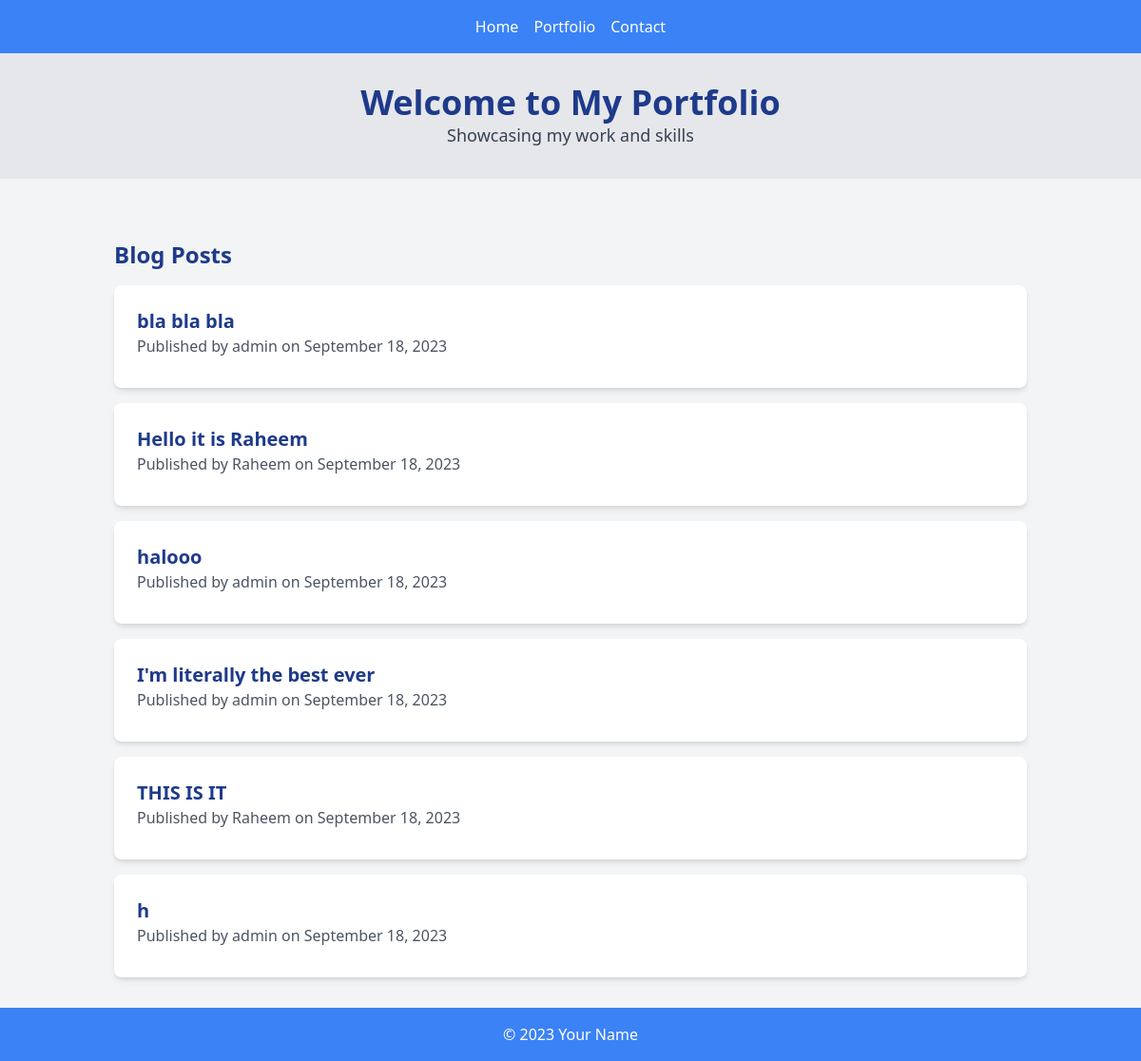
The page / on the database its author committed.
### core/models.py (models this page shows, shortened)
class Post(models.Model):
    title = models.CharField(max_length=250)
    body = models.TextField()
    slug = models.SlugField()
    author = models.ForeignKey(User, on_delete=models.CASCADE,default=1)
    publication_date = models.DateTimeField(default=timezone.now)

### core/views.py (the view)
# urls.py: path('', views.post_list, name='post_list'),
def post_list(request):
    posts = Post.objects.all()  # Retrieve all Post objects
    return render(request, 'core/post_list.html', {'posts': posts})

### core/templates/core/post_list.html (shortened to what this page needs)
{% extends 'base.html' %}
{% block content %}
    <section class="container mx-auto mt-8">
        <h2 class="text-2xl font-semibold text-blue-900">Blog Posts</h2>
        <ul class="space-y-4 mt-4">
            {% for post in posts %}
                <li class="bg-white shadow-md p-6 rounded-lg">
                    <h3 class="text-xl font-semibold text-blue-900">{{ post.title }}</h3>
                    <p class="text-gray-600">Published by <a href="{% url 'post_details' post.author.id %}">{{ post.author }} </a>on {{ post.publication_date|date:"F d, Y" }}</p>
                </li>
            {% empty %}
                <p class="mt-4 text-gray-600">No blog posts available.</p>
            {% endfor %}
        </ul>
    </section>
{% endblock %}

### core/templates/base.html (shortened to what this page needs)
<!DOCTYPE html>
<html lang="en">
<head>
    <link href="https://cdn.jsdelivr.net/npm/tailwindcss@2.2.15/dist/tailwind.min.css" rel="stylesheet">
</head>
<body class="bg-gray-100 font-sans">
    <nav class="bg-blue-500 p-4">
        <div class="container mx-auto">
            <ul class="flex justify-center space-x-4">
                <li><a href="{% url 'post_list' %}" class="text-white">Home</a></li>
                <li><a href="#" class="text-white">Portfolio</a></li>
                <li><a href="#" class="text-white">Contact</a></li>
            </ul>
        </div>
    </nav>
    <header class="bg-gray-200 p-8 text-center">
        <div class="container mx-auto">
            <h1 class="text-4xl font-bold text-blue-900">{% block header %}Welcome to My Portfolio{% endblock %}</h1>
            <p class="text-lg text-gray-700">{% block subheader %}Showcasing my work and skills{% endblock %}</p>
        </div>
    </header>
    <main class="container mx-auto p-8">
        {% block content %}{% endblock %}
    </main>
    <footer class="bg-blue-500 p-4 text-center text-white">
        <div class="container mx-auto">
            <p>&copy; {% now "Y" %} Your Name</p>
        </div>
    </footer>
</body>
</html>

### rows shown on the page
Post: title "bla bla bla", author "admin", publication_date "September 18, 2023"
Post: title "Hello it is Raheem", author "Raheem", publication_date "September 18, 2023"
Post: title "halooo", author "admin", publication_date "September 18, 2023"
Post: title "I'm literally the best ever", author "admin", publication_date "September 18, 2023"
Post: title "THIS IS IT", author "Raheem", publication_date "September 18, 2023"
Post: title "h", author "admin", publication_date "September 18, 2023"
